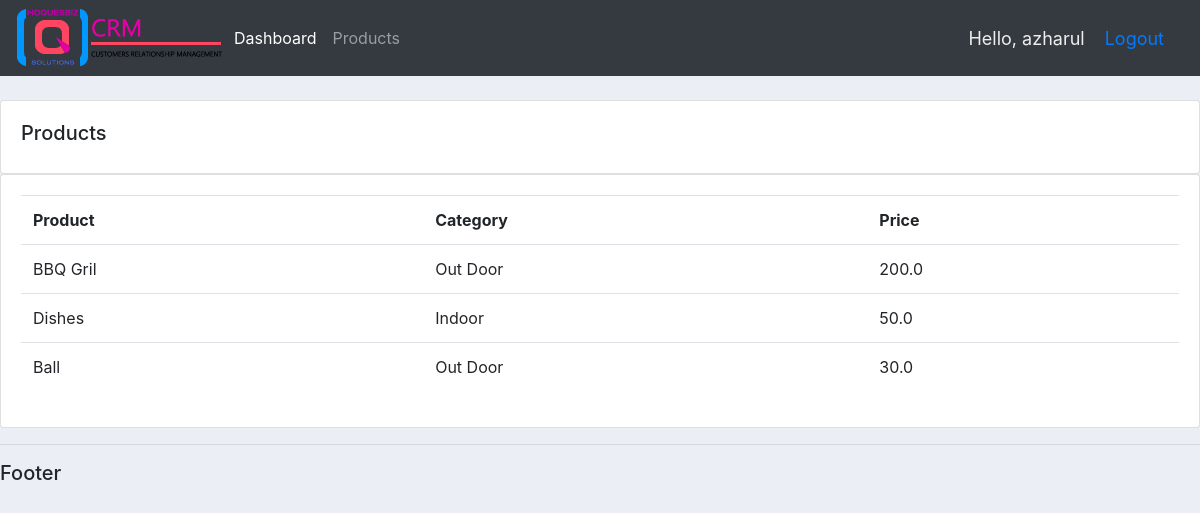
Screenshot of /products/ (signed in) with the database file from the repository.
### accounts/models.py (models this page shows, shortened)
class Product(models.Model):
    CATEGORY = (
        ('Indoor', 'Indoor'),
        ('Out Door', 'Out Door'),
    )
    name = models.CharField(max_length=200, null=True)
    price = models.FloatField(null=True)
    category = models.CharField(max_length=200, null=True, choices=CATEGORY)
    description = models.CharField(max_length=200, null=True, blank=True)
    date_created = models.DateTimeField(auto_now_add=True, null=True)
    tags = models.ManyToManyField(Tag)

### accounts/decorators.py (the view)
        def wrapper_func(request, *args, **kwargs):
            group = None
            if request.user.groups.exists():
                group = request.user.groups.all()[0].name
            if group in allowed_roles:
                return view_func(request, *args, **kwargs)
            return HttpResponse('You are not authorized to view this page')

### accounts/views.py (called while the page is built)
@login_required(login_url='login')
@allowed_users(allowed_roles=['admin'])
def products(request):
    products = Product.objects.all()
    return render(request, 'accounts/products.html', {'products': products})

### accounts/templates/accounts/products.html
{%  extends 'accounts/main.html' %}
{% block content %}
    <br>
    <div class="row">
        <div class="col-md">
            <div class="card card-body">
                <h5>Products</h5>
            </div>
            <div class="card card-body">
                <table class="table">
                    <tr>
                        <th>Product</th>
                        <th>Category</th>
                        <th>Price</th>
                    </tr>
                    {% for product in products %}
                        <tr>
                            <td>{{product.name}}</td>
                            <td>{{product.category}}</td>
                            <td>{{product.price}}</td>
                        </tr>
                    {% endfor %}
                </table>
            </div>
        </div>
    </div>
{% endblock content %}

### accounts/templates/accounts/navbar.html (shortened to what this page needs)
{% load static %}
<nav class="navbar navbar-expand-lg navbar-dark bg-dark">
    <img src="{% static '/images/nav_logo.png' %}" alt="">
  <div class="collapse navbar-collapse" id="navbarNav">
    <ul class="navbar-nav">
      {% if request.user.is_staff %}
        <li class="nav-item active">
          <a class="nav-link" href="{% url 'home' %}">Dashboard</a>
        </li>
        <li class="nav-item">
          <a class="nav-link" href="{% url 'products' %}">Products</a>
        </li>
      {% else %}
        <li class="nav-item">
          <a class="nav-link" href="{% url 'account' %}">Settings</a>
        </li>
      {% endif %}
    </ul>
  </div>
  <span class="hello-msg">Hello, {{ request.user }}</span>
  <span class="hello-msg"><a href="{% url 'logout' %}">Logout</a></span>
</nav>

### static/css/main.css (style rules this page uses)
body { background-color: #ebeff5; }

### accounts/templates/accounts/navbar.html (style rules this page uses)
.hello-msg { font-size: 18px; color: #eee; margin-right: 20px; }

### rows the page displays
Product: name "BBQ Gril", category "Out Door", price "200.0"
Product: name "Dishes", category "Indoor", price "50.0"
Product: name "Ball", category "Out Door", price "30.0"

### other values shown
{{ request.user }} "azharul"
